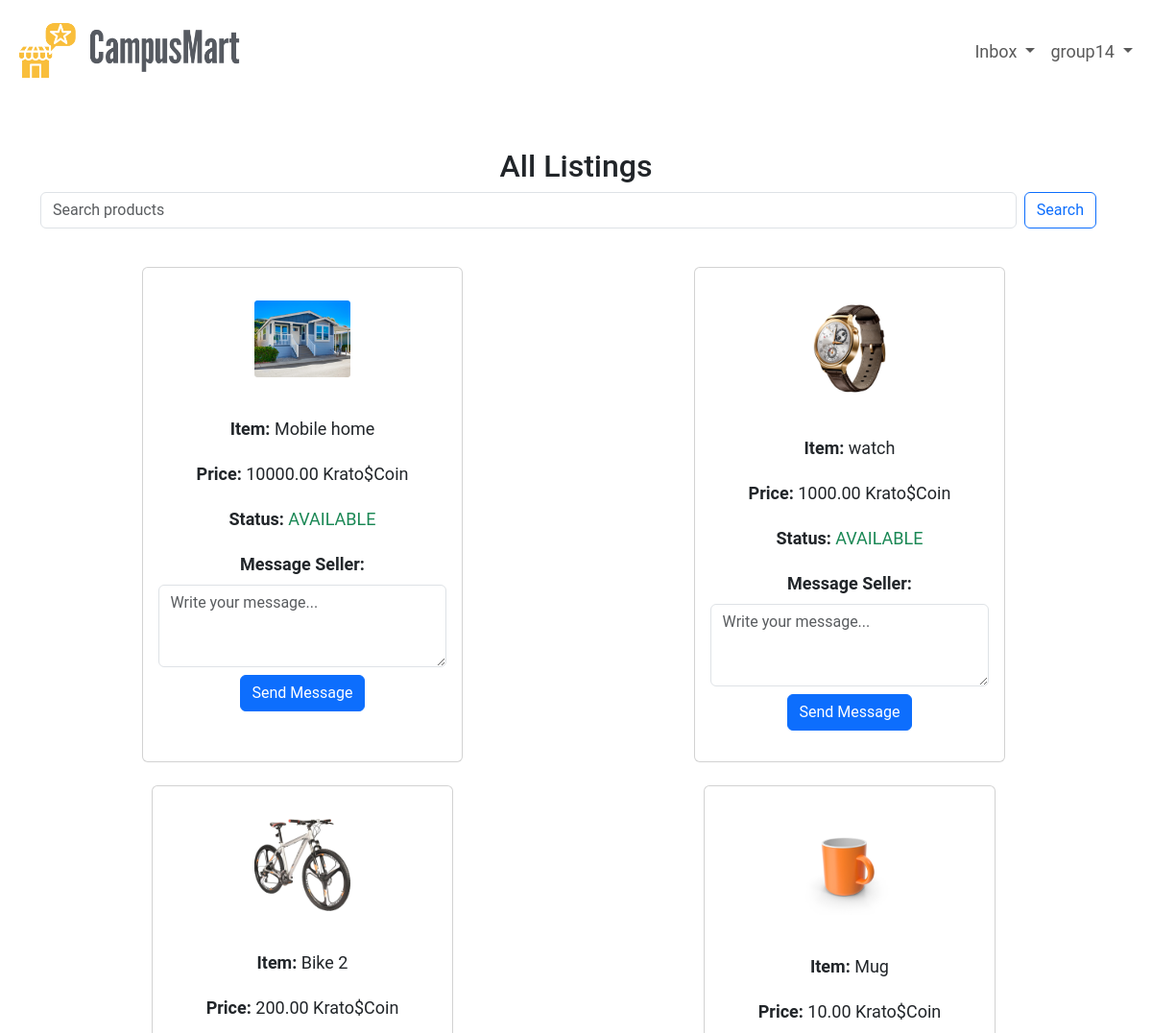
/CampusMart/listing/all/ (signed in, upper part), run on an earlier commit of the app's database.
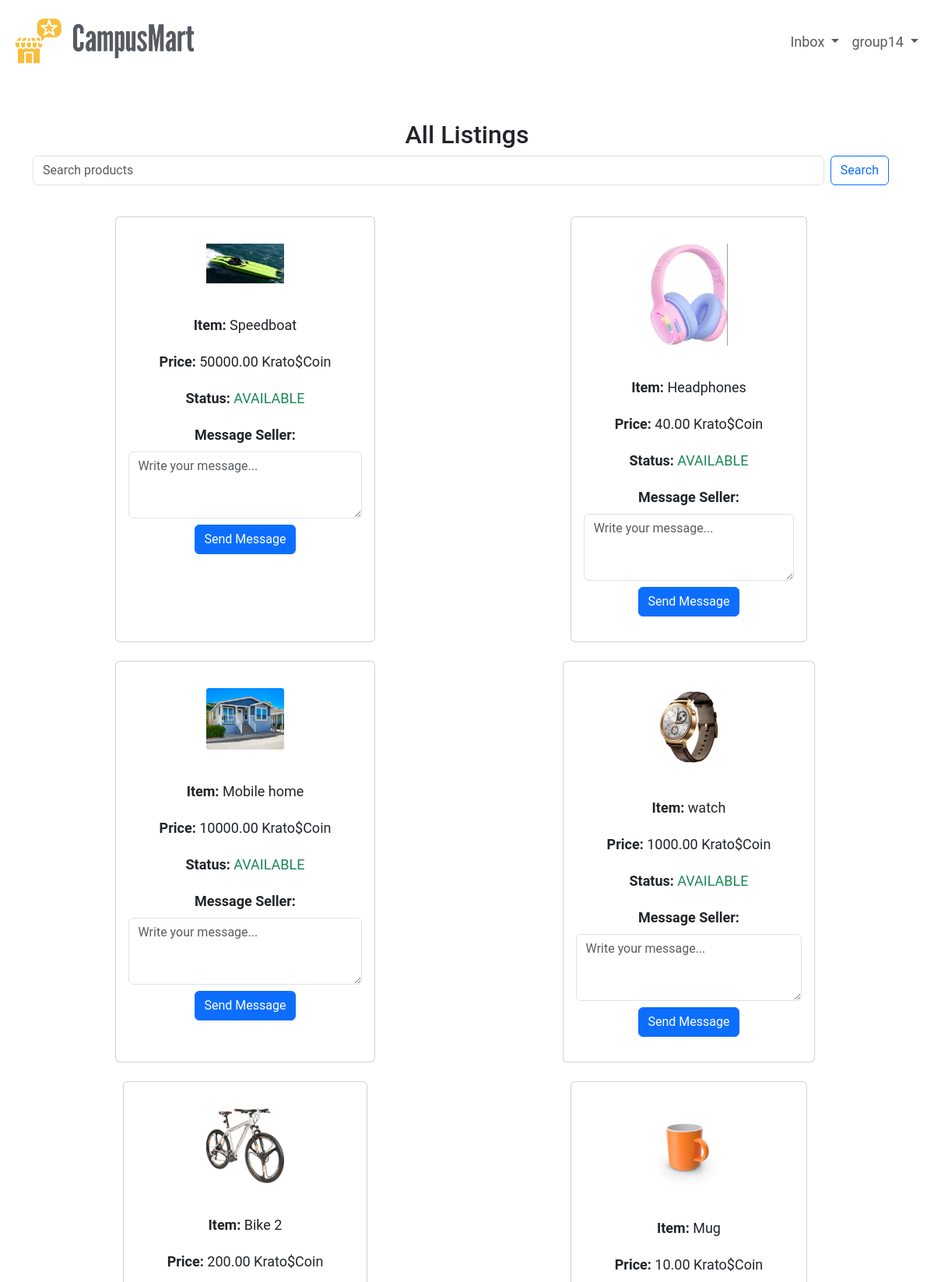
And on a later commit of the database.
### CampusMart/models.py (models this page shows, shortened)
class ProductImage(models.Model):
    product = models.ForeignKey(Product, on_delete=models.CASCADE, related_name='images')
    image = models.ImageField(upload_to=upload_to)

class Product(models.Model):
    CONDITION_CHOICES = [
        ('NEW', 'New'),
        ('LIKE_NEW', 'Like New'),
        ('USED', 'Used'),
        ('FAIR', 'Fair'),
    ]
    seller = models.ForeignKey(User, on_delete=models.CASCADE)
    post_date = models.DateTimeField(auto_now_add=True)
    title = models.CharField(max_length=100)
    description = models.TextField(max_length=100)
    price = models.DecimalField(max_digits=10, decimal_places=2)
    condition = models.CharField(max_length=10, choices=CONDITION_CHOICES)
    status = models.CharField(max_length=12, choices=[('AVAILABLE', 'Available'), ('UNAVAILABLE', 'Unavailable')], default='AVAILABLE')

### CampusMart/views.py (the view)
# urls.py: path('listing/all/', views.view_all, name='view_all'),
@login_required
def view_all(request):
    listings = Product.objects.filter(status='AVAILABLE').order_by('-post_date')
    p = Paginator(listings, 20)
    page_number = request.GET.get("page")
    page_obj = p.get_page(page_number)
    query = request.GET.get('q')
    if query:
        listings = listings.filter(
            Q(title__icontains=query) | Q(description__icontains=query)
        )
    return render(request, 'CampusMart/view_all.html', {'listings': listings, 'page_obj': page_obj})

### CampusMart/templates/CampusMart/view_all.html (shortened to what this page needs)
<!DOCTYPE html>
<html lang="en">
{% load static %}
<head>
    <link href="https://cdn.jsdelivr.net/npm/bootstrap@5.3.0/dist/css/bootstrap.min.css" rel="stylesheet">
    <link rel="stylesheet" href="{% static 'CampusMart/style.css' %}">
</head>
<body>
<nav class="navbar navbar-expand-lg">
    <div class="container-fluid">
      <a class="navbar-brand d-flex align-items-center" href="{% url 'CampusMart:index' %}">
        <img src="{% static 'campusmart_logo.png' %}" alt="Logo" style="height: 80px; width: auto;" class="me-2">
      </a>
      <div class="collapse navbar-collapse justify-content-end" id="navbarNavDropdown">
        <ul class="navbar-nav align-items-center">
          <li class="nav-item dropdown">
            <a class="nav-link dropdown-toggle" href="#" id="inboxDropdown" role="button" data-bs-toggle="dropdown" aria-expanded="false">
              Inbox
            </a>
          </li>
          <li class="nav-item dropdown">
            <a class="nav-link dropdown-toggle" href="#" id="navbarDropdownMenuLink" role="button" data-bs-toggle="dropdown">
              {{ request.user.username }}
            </a>
          </li>
        </ul>
      </div>
    </div>
  </nav>
<div class="container mt-5 text-center">
    <h2>All Listings</h2>
    <form class="d-flex me-3" method="GET" action="{% url 'CampusMart:view_all' %}">
    <input class="form-control me-2" type="search" placeholder="Search products" aria-label="Search" name="q">
    <button class="btn btn-outline-primary" type="submit">Search</button>
    </form>
    {% if listings %}
        <div class="row row-cols-1 row-cols-md-2 g-4 mt-3">
            {% for product in listings %}
            <div class="col d-flex justify-content-center">
              <div class="card h-100">
                        <br>
                        {% if product.images.all %}
                          <div class="d-flex flex-wrap justify-content-center">
                            {% for image in product.images.all %}
                              <img src="{{ image.image.url }}" alt="{{ product.title }}"
                              class="m-1" style="max-width: 100px; height: auto;">
                            {% endfor %}
                            </div>
                        {% else %}
                            <p class="text-muted">No image uploaded</p>
                        {% endif %}
                        <div class="card-body">
                            <p class="card-title"><strong>Item: </strong>{{ product.title }}</p>
                            <p class="card-text"><strong>Price:</strong> {{ product.price }} Krato$Coin </p>
                            <p class="card-text"><strong>Status:</strong>
                                {% if product.status == "AVAILABLE" %}
                                <span class="text-success">{{ product.status }}</span>
                                {% else %}
                                <span class="text-danger">{{ product.status }}</span>
                            {% endif %}</p>
                            {% if request.user != product.seller.auth_user %}
                            <p class="card-title"><strong>Message Seller: </strong></p>
                                    <form method="POST" action="{% url 'CampusMart:messaging' product.id %}">
                                    <textarea name="body" rows="3" placeholder="Write your message..." required class="form-control mb-2"></textarea>
                                    <button type="submit" class="btn btn-primary">Send Message</button>
                                </form>
                            {% endif %}
                        </div>
                    </div>
                </div>
            {% endfor %}
        </div>
    {% else %}
        <p class="text-muted mt-4">There are no listings yet.</p>
    {% endif %}
</div>
</body>

What changed in the data, as far as the page shows it:
added Product: title "Speedboat", price "50000.00", status "AVAILABLE"
added ProductImage: image (picture), shown under "Speedboat"
added Product: title "Headphones", price "40.00", status "AVAILABLE"
added ProductImage: image (picture), shown under "Headphones"
